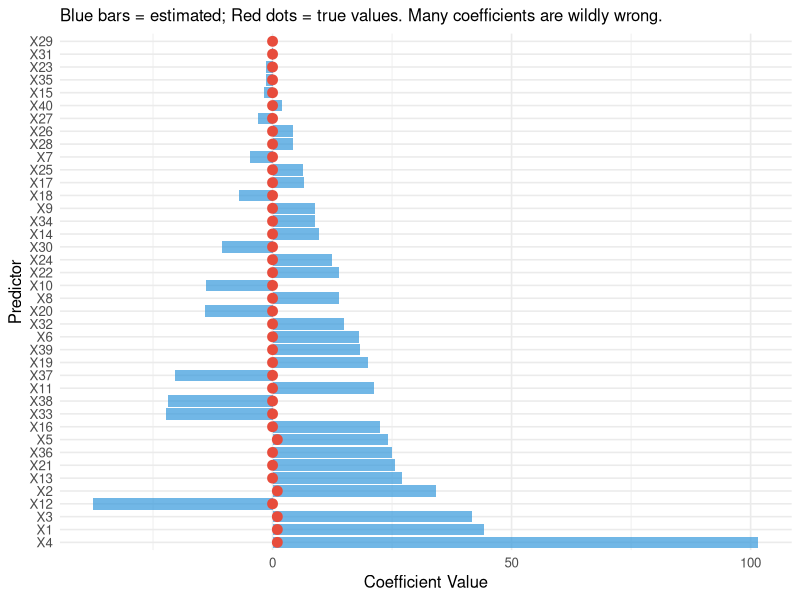
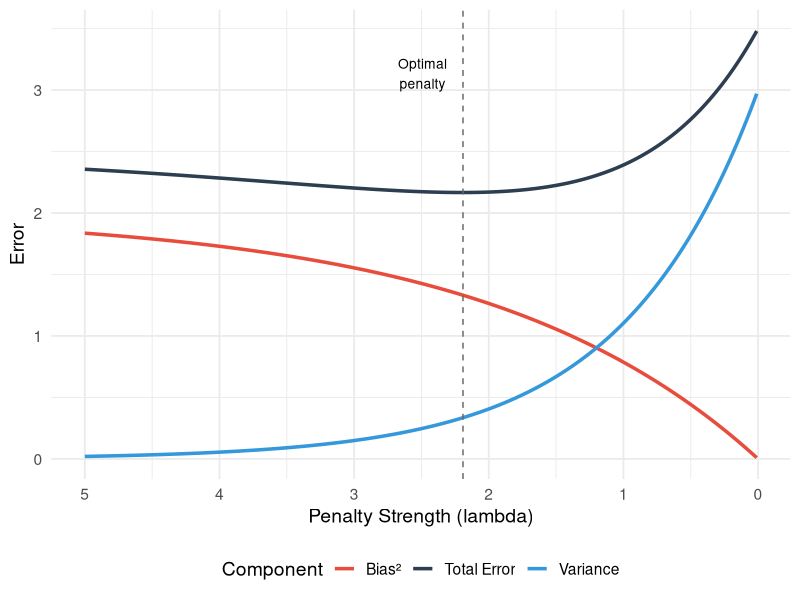
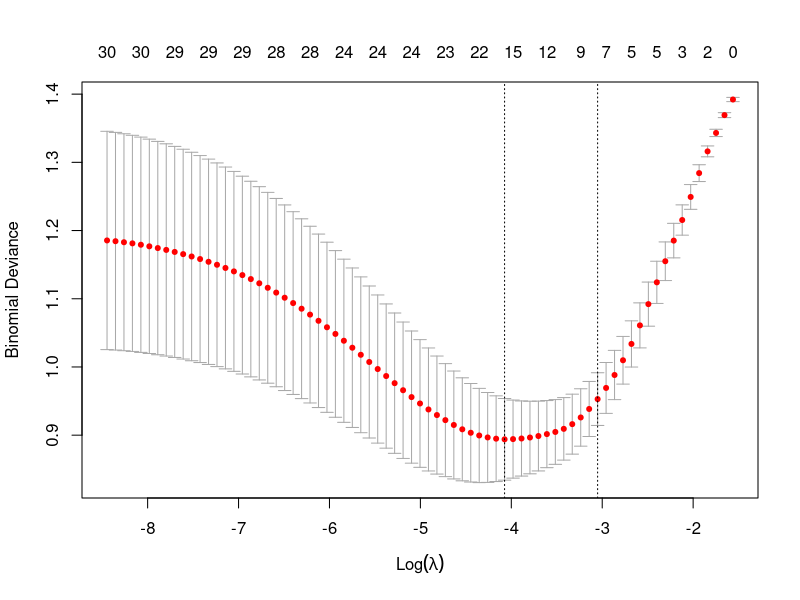
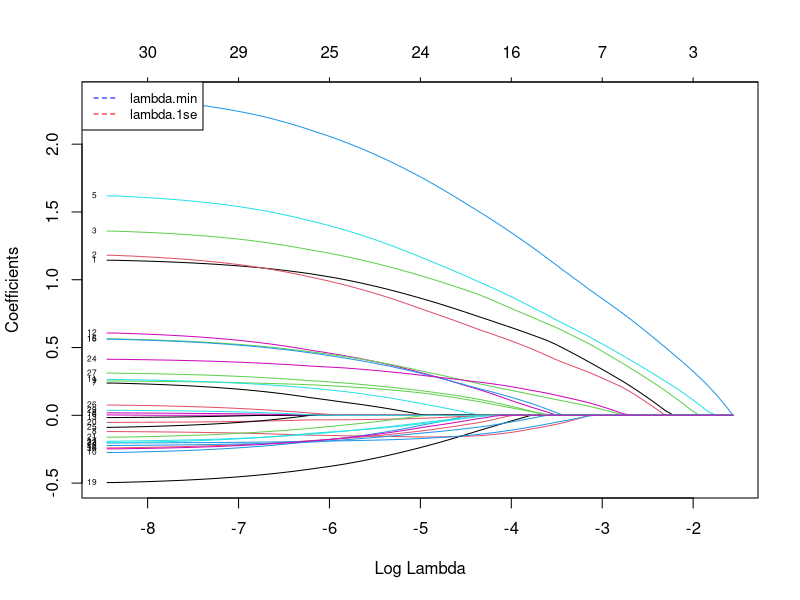
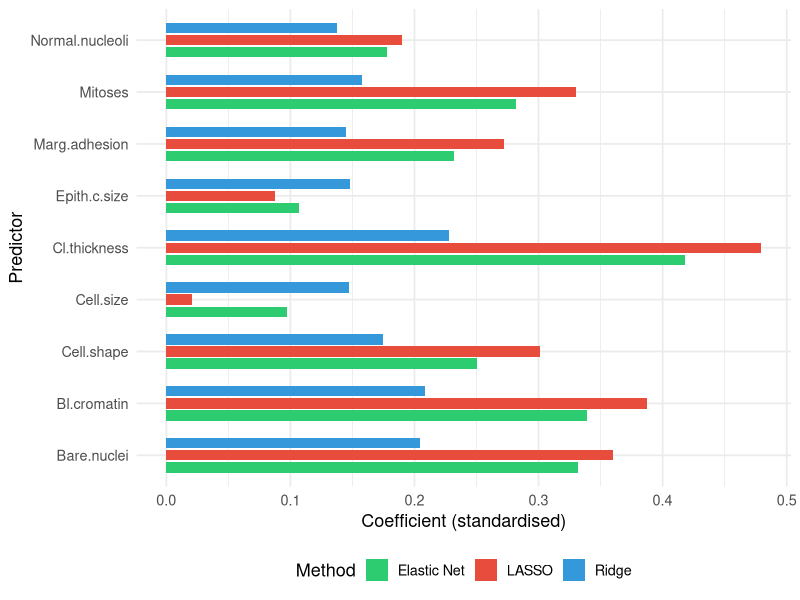
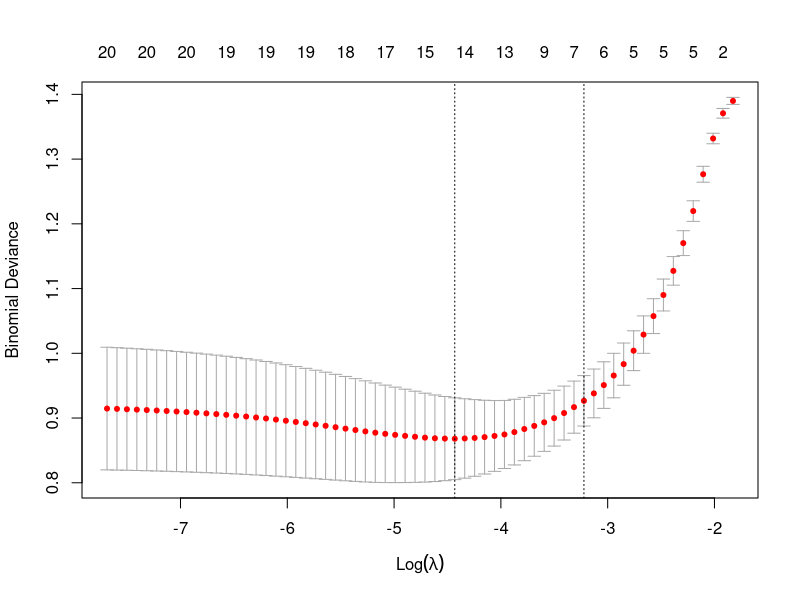

These figures' R source, in order:
## ---- chunk 1
#| label: fig-overfitting-demo
#| fig-cap: "Simulated example: standard logistic regression with 40 predictors and 100 observations. Many coefficients are wildly inflated. True coefficients (most are zero) are shown in red."
#| code-fold: true
#| warning: false
#| message: false

library(ggplot2)

set.seed(42)
n <- 100
p <- 40

# True model: only 5 predictors matter
X <- matrix(rnorm(n * p), n, p)
colnames(X) <- paste0("X", 1:p)
true_beta <- c(rep(1, 5), rep(0, p - 5))
logit_p <- X %*% true_beta
y <- rbinom(n, 1, plogis(logit_p))

# Fit standard logistic regression (suppress warnings about non-convergence)
fit_standard <- suppressWarnings(
  glm(y ~ X, family = binomial())
)

coef_df <- data.frame(
  predictor = paste0("X", 1:p),
  estimated = coef(fit_standard)[-1],  # Remove intercept
  true = true_beta
)

ggplot(coef_df, aes(x = reorder(predictor, -abs(estimated)))) +
  geom_col(aes(y = estimated), fill = "#3498db", alpha = 0.7) +
  geom_point(aes(y = true), colour = "#e74c3c", size = 3) +
  coord_flip() +
  labs(x = "Predictor", y = "Coefficient Value",
       subtitle = "Blue bars = estimated; Red dots = true values. Many coefficients are wildly wrong.") +
  theme_minimal(base_size = 12)
## ---- chunk 2
#| label: fig-bias-variance
#| fig-cap: "The bias-variance tradeoff. As model complexity increases (or penalty decreases), bias decreases but variance increases. The sweet spot minimises total error."
#| code-fold: true
#| warning: false

library(ggplot2)

lambda <- seq(0.01, 5, length.out = 200)
bias2 <- 2 * (1 - exp(-0.5 * lambda))
variance <- 3 * exp(-lambda)
total <- bias2 + variance + 0.5

df_bv <- data.frame(
  lambda = rep(lambda, 3),
  error = c(bias2, variance, total),
  component = rep(c("Bias²", "Variance", "Total Error"), each = length(lambda))
)

ggplot(df_bv, aes(x = lambda, y = error, colour = component)) +
  geom_line(linewidth = 1.2) +
  scale_colour_manual(values = c("Bias²" = "#e74c3c", "Variance" = "#3498db",
                                  "Total Error" = "#2c3e50")) +
  geom_vline(xintercept = lambda[which.min(total)], linetype = "dashed", colour = "grey40") +
  annotate("text", x = lambda[which.min(total)] + 0.3, y = max(total) * 0.9,
           label = "Optimal\npenalty", size = 3.5) +
  labs(x = "Penalty Strength (lambda)", y = "Error",
       colour = "Component") +
  scale_x_reverse() +
  theme_minimal(base_size = 14) +
  theme(legend.position = "bottom")
## ---- chunk 3
#| label: fig-cv-lambda
#| fig-cap: "Cross-validation curve for LASSO. The x-axis is -log(lambda) (so the penalty decreases left to right), the y-axis is cross-validated deviance. Vertical lines mark lambda.1se (left) and lambda.min (right)."
#| code-fold: true
#| warning: false
#| message: false

library(glmnet)

set.seed(42)
n <- 200
p <- 30
X <- matrix(rnorm(n * p), n, p)
true_beta <- c(rep(1.5, 5), rep(0, 25))
y <- rbinom(n, 1, plogis(X %*% true_beta))

cv_fit <- cv.glmnet(X, y, family = "binomial", alpha = 1, nfolds = 10)
plot(cv_fit)
## ---- chunk 4
#| label: fig-regularisation-path
#| fig-cap: "LASSO regularisation path. Each line is one coefficient. As lambda decreases (left to right), more coefficients become non-zero. The five truly non-zero coefficients (shown as they enter the model) are recovered first."
#| code-fold: true
#| warning: false
#| message: false

library(glmnet)

fit_lasso <- glmnet(X, y, family = "binomial", alpha = 1)
# glmnet 5.0 draws this plot on a -log(lambda) axis, so the reference
# lines are placed at -log(lambda.min) and -log(lambda.1se) to match.
plot(fit_lasso, xvar = "lambda", label = TRUE)
abline(v = -log(cv_fit$lambda.min), lty = 2, col = "blue")
abline(v = -log(cv_fit$lambda.1se), lty = 2, col = "red")
legend("topleft", legend = c("lambda.min", "lambda.1se"),
       col = c("blue", "red"), lty = 2, cex = 0.8)
## ---- chunk 5
#| label: breast-cancer-r
#| warning: false
#| message: false

library(glmnet)
library(ggplot2)

# Load the dataset (9 cytological attributes, Original Wisconsin data)
# install.packages("mlbench")
data(BreastCancer, package = "mlbench")

# Prepare the data
bc <- BreastCancer[complete.cases(BreastCancer), ]
bc$diagnosis <- ifelse(bc$Class == "malignant", 1, 0)

# Extract numeric predictors (the 9 cytological attributes, columns 2-10)
X <- as.matrix(apply(bc[, 2:10], 2, as.numeric))
y <- bc$diagnosis

# Fit LASSO with cross-validation
set.seed(42)
cv_lasso <- cv.glmnet(X, y, family = "binomial", alpha = 1, nfolds = 10)

# Compare LASSO, Ridge, and Elastic Net
set.seed(42)
cv_ridge <- cv.glmnet(X, y, family = "binomial", alpha = 0, nfolds = 10)
cv_enet <- cv.glmnet(X, y, family = "binomial", alpha = 0.5, nfolds = 10)

# The two standard LASSO penalties chosen by cross-validation
lambda_tab <- data.frame(
  Choice = c("lambda.min (best prediction)", "lambda.1se (parsimonious)"),
  Lambda = round(c(cv_lasso$lambda.min, cv_lasso$lambda.1se), 4)
)
knitr::kable(
  lambda_tab,
  caption = "The two standard LASSO penalties chosen by cross-validation."
)

# LASSO coefficients (log-odds scale) at each penalty
coef_1se <- as.matrix(coef(cv_lasso, s = "lambda.1se"))
coef_min <- as.matrix(coef(cv_lasso, s = "lambda.min"))
coef_tab <- data.frame(
  Variable     = rownames(coef_1se),
  `lambda.1se` = round(coef_1se[, 1], 4),
  `lambda.min` = round(coef_min[, 1], 4),
  check.names  = FALSE, row.names = NULL
)
# keep only variables retained by at least one penalty
coef_tab <- coef_tab[coef_tab[["lambda.1se"]] != 0 | coef_tab[["lambda.min"]] != 0, ]
knitr::kable(
  coef_tab,
  caption = "LASSO coefficients (log-odds scale) at each penalty. A zero means the variable was shrunk out of the model."
)

# Cross-validated deviance for the three methods (lower = better fit)
deviance_tab <- data.frame(
  Method       = c("Ridge", "Elastic Net", "LASSO"),
  `CV deviance` = round(c(min(cv_ridge$cvm), min(cv_enet$cvm), min(cv_lasso$cvm)), 4),
  check.names  = FALSE
)
knitr::kable(
  deviance_tab,
  caption = "Cross-validated deviance at lambda.min (lower = better fit)."
)
## ---- chunk 6
#| label: fig-compare-methods
#| fig-cap: "Coefficient estimates from Ridge, Elastic Net, and LASSO for the breast cancer dataset (R). Ridge retains all predictors; LASSO sets some to zero; Elastic Net is intermediate."
#| code-fold: true
#| warning: false
#| message: false

# Extract coefficients at lambda.min for each method
coef_ridge <- as.vector(coef(cv_ridge, s = "lambda.min"))[-1]
coef_enet <- as.vector(coef(cv_enet, s = "lambda.min"))[-1]
coef_lasso <- as.vector(coef(cv_lasso, s = "lambda.min"))[-1]

pred_names <- colnames(X)

comp_df <- data.frame(
  predictor = rep(pred_names, 3),
  coefficient = c(coef_ridge, coef_enet, coef_lasso),
  method = rep(c("Ridge", "Elastic Net", "LASSO"), each = length(pred_names))
)

ggplot(comp_df, aes(x = predictor, y = coefficient, fill = method)) +
  geom_col(position = position_dodge(width = 0.7), width = 0.6) +
  scale_fill_manual(values = c("Ridge" = "#3498db", "Elastic Net" = "#2ecc71",
                                "LASSO" = "#e74c3c")) +
  coord_flip() +
  labs(x = "Predictor", y = "Coefficient (standardised)",
       fill = "Method") +
  theme_minimal(base_size = 13) +
  theme(legend.position = "bottom")
## ---- chunk 7
#| label: r-glmnet-walkthrough
#| warning: false
#| message: false

library(glmnet)

# --- Step 0: Simulated example data (replace with your own) ---
set.seed(42)
n <- 300; p <- 20
X_all <- matrix(rnorm(n * p), n, p)
colnames(X_all) <- paste0("x", 1:p)
true_beta <- c(rep(1.2, 5), rep(0, p - 5))   # only first 5 predictors matter
y_all <- rbinom(n, 1, plogis(X_all %*% true_beta))

# Train/test split (75% / 25%)
train <- sample(seq_len(n), size = 0.75 * n)
X <- X_all[train, ];  y <- y_all[train]
X_test <- X_all[-train, ];  y_test <- y_all[-train]

# --- Step 1: Fit LASSO with cross-validation ---
# alpha = 1 for LASSO, 0 for Ridge, 0-1 for Elastic Net
# family = "gaussian" (linear), "binomial" (logistic), "cox" (survival)
cv_fit <- cv.glmnet(X, y, family = "binomial", alpha = 1, nfolds = 10)

# --- Step 2: Examine the CV curve (deviance vs log lambda) ---
plot(cv_fit)

# --- Step 3: Extract coefficients at the two recommended lambdas ---
# Non-zero coefficients at lambda.1se (the parsimonious model)
coef_1se <- as.matrix(coef(cv_fit, s = "lambda.1se"))
sel <- coef_1se[coef_1se[, 1] != 0, , drop = FALSE]
knitr::kable(
  data.frame(Variable = rownames(sel), Coefficient = round(sel[, 1], 3),
             row.names = NULL),
  caption = "Non-zero coefficients at lambda.1se (log-odds scale)."
)

# --- Step 4: Predict on the held-out test set ---
predictions <- predict(cv_fit, newx = X_test, s = "lambda.min",
                        type = "response")   # predicted probabilities
cat("\nFirst few test-set predicted probabilities:\n")
print(round(head(as.vector(predictions)), 3))

# --- Step 5: Search over alpha for the best Elastic Net mix ---
alphas <- c(0, 0.25, 0.5, 0.75, 1)
min_errors <- sapply(alphas, function(a) {
  min(cv.glmnet(X, y, family = "binomial", alpha = a, nfolds = 10)$cvm)
})
best_alpha <- alphas[which.min(min_errors)]
cat("\nBest alpha (0 = Ridge, 1 = LASSO):", best_alpha, "\n")
